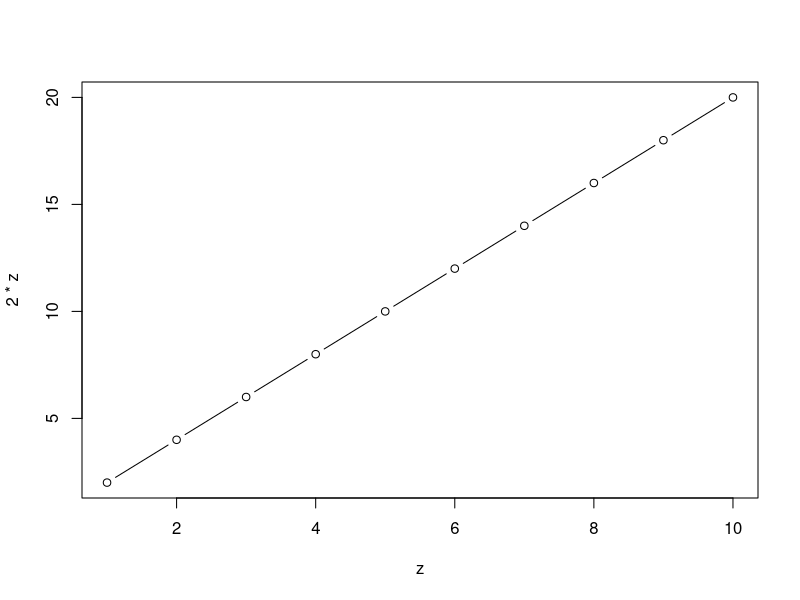

Recreate this plot in R.
## ---- chunk 1
knitr::opts_chunk$set(echo = TRUE)
## ---- chunk 2
1 + 1
## ---- chunk 3
2 - 1
## ---- chunk 4
x <- 1
x + 1
## ---- chunk 5
y <- 2
y - 1
## ---- chunk 6
a <- "not"
b <- "elegant"
# Rではスクリプトの中の#の行は何を書いても良いので、メモに使う(コメントアウトといって、無視されます)
paste(a, b)
## ---- chunk 7
str(x)
## ---- chunk 8
str(a)
## ---- chunk 9
z <- 1:10
z
## ---- chunk 10
str(z)
## ---- chunk 11
plot(z, 2 * z, type = "b")
